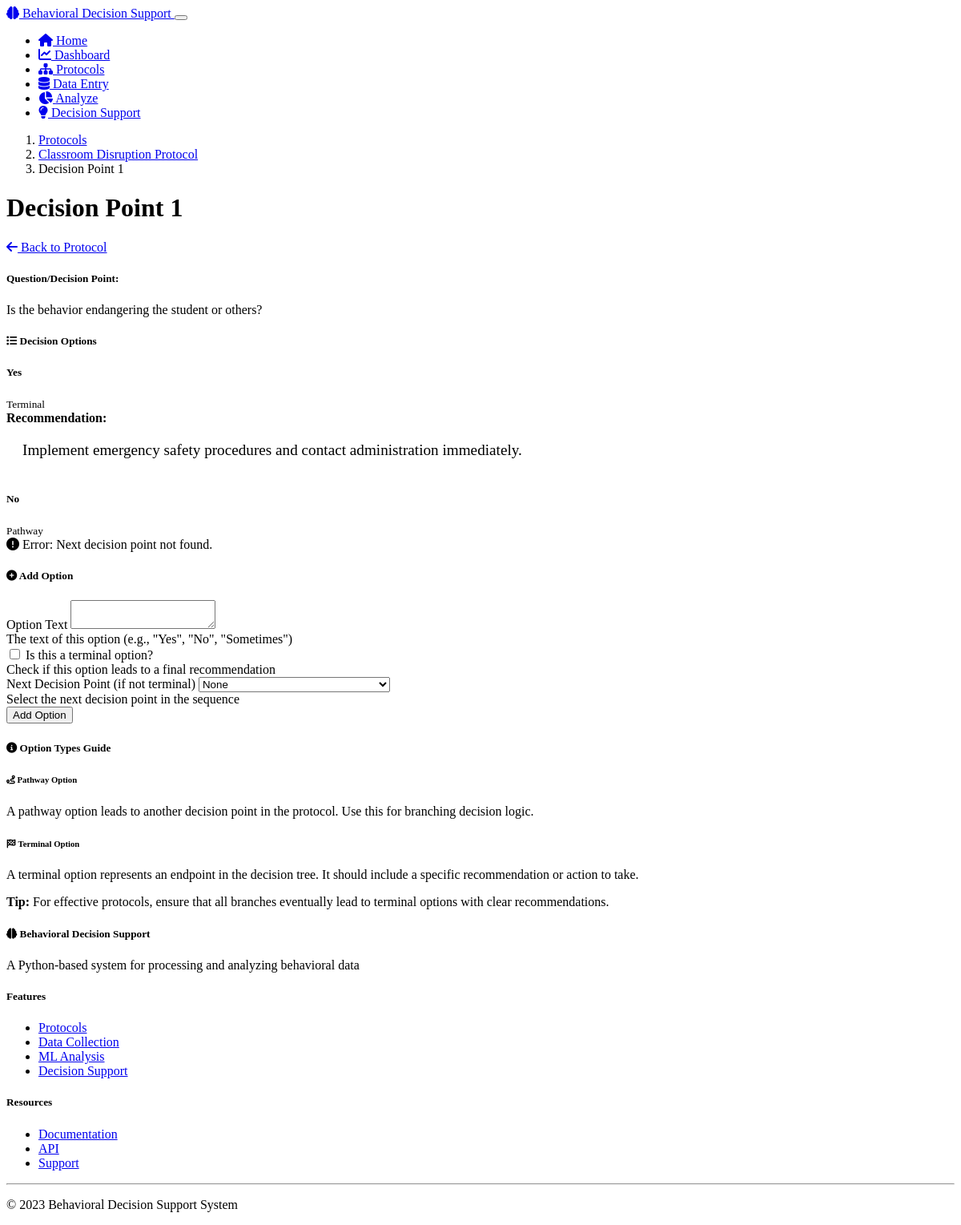
/decision_points/1, run on the app's committed database.
### models.py (models this page shows, shortened)
class Protocol(db.Model):
    id = db.Column(db.Integer, primary_key=True)
    name = db.Column(db.String(100), nullable=False)
    description = db.Column(db.Text, nullable=True)
    category = db.Column(db.String(50), nullable=True)
    created_at = db.Column(db.DateTime, default=datetime.utcnow)
    updated_at = db.Column(db.DateTime, default=datetime.utcnow, onupdate=datetime.utcnow)
    decision_points = db.relationship('DecisionPoint', backref='protocol', lazy=True)

class DecisionPoint(db.Model):
    id = db.Column(db.Integer, primary_key=True)
    protocol_id = db.Column(db.Integer, db.ForeignKey('protocol.id'), nullable=False)
    question = db.Column(db.Text, nullable=False)
    order = db.Column(db.Integer, nullable=False)
    created_at = db.Column(db.DateTime, default=datetime.utcnow)
    options = db.relationship(
        'DecisionOption',
        foreign_keys='DecisionOption.decision_point_id',
        backref='decision_point',
        lazy=True
    )

class DecisionOption(db.Model):
    id = db.Column(db.Integer, primary_key=True)
    decision_point_id = db.Column(db.Integer, db.ForeignKey('decision_point.id'), nullable=False)
    text = db.Column(db.Text, nullable=False)
    next_decision_id = db.Column(db.Integer, db.ForeignKey('decision_point.id'), nullable=True)
    is_terminal = db.Column(db.Boolean, default=False)
    recommendation = db.Column(db.Text, nullable=True)
    next_decision = db.relationship(
        'DecisionPoint',
        foreign_keys=[next_decision_id],
        backref=db.backref('previous_options', lazy=True)
    )

### routes.py (the view)
@app.route('/decision_points/<int:dp_id>', methods=['GET'])
def decision_point_detail(dp_id):
    decision_point = DecisionPoint.query.get_or_404(dp_id)
    protocol = Protocol.query.get_or_404(decision_point.protocol_id)
    options = DecisionOption.query.filter_by(decision_point_id=dp_id).all()
    form = DecisionOptionForm()
    other_dps = DecisionPoint.query.filter_by(protocol_id=protocol.id).filter(DecisionPoint.id != dp_id).all()
    form.next_decision_id.choices = [(0, 'None')] + [(dp.id, f"{dp.order}. {dp.question[:30]}...") for dp in other_dps]
    return render_template('decision_point_detail.html',
                          decision_point=decision_point,
                          protocol=protocol,
                          options=options,
                          form=form,
                          title=f"Decision Point: {decision_point.question[:30]}...")

### forms.py
class DecisionOptionForm(FlaskForm):
    text = TextAreaField('Option Text', validators=[DataRequired(), Length(min=1, max=500)])
    is_terminal = BooleanField('Is this a terminal option?')
    recommendation = TextAreaField('Recommendation (if terminal)', validators=[Optional(), Length(max=1000)])
    next_decision_id = SelectField('Next Decision Point (if not terminal)', coerce=int, validators=[Optional()])
    submit = SubmitField('Add Option')

### templates/decision_point_detail.html (shortened to what this page needs)
{% extends "layout.html" %}
{% block content %}
<div class="row mb-4">
    <div class="col-md-12">
        <nav aria-label="breadcrumb">
            <ol class="breadcrumb">
                <li class="breadcrumb-item"><a href="{{ url_for('protocols') }}">Protocols</a></li>
                <li class="breadcrumb-item"><a href="{{ url_for('protocol_detail', protocol_id=protocol.id) }}">{{ protocol.name }}</a></li>
                <li class="breadcrumb-item active" aria-current="page">Decision Point {{ decision_point.order }}</li>
            </ol>
        </nav>
        <div class="d-flex justify-content-between align-items-center">
            <h1 class="mb-3">Decision Point {{ decision_point.order }}</h1>
            <div>
                <a href="{{ url_for('protocol_detail', protocol_id=protocol.id) }}" class="btn btn-outline-secondary">
                    <i class="fas fa-arrow-left me-1"></i> Back to Protocol
                </a>
            </div>
        </div>
        <div class="alert alert-info">
            <h5 class="alert-heading">Question/Decision Point:</h5>
            <p class="mb-0">{{ decision_point.question }}</p>
        </div>
    </div>
</div>
<div class="row">
    <div class="col-md-8 mb-4">
        <div class="card">
            <div class="card-header d-flex justify-content-between align-items-center">
                <h5 class="mb-0"><i class="fas fa-list me-2"></i> Decision Options</h5>
            </div>
            <div class="card-body">
                {% if options %}
                <div class="list-group">
                    {% for option in options %}
                    <div class="list-group-item list-group-item-action">
                        <div class="d-flex w-100 justify-content-between">
                            <h5 class="mb-1">{{ option.text }}</h5>
                            <small>
                                <span class="badge bg-{{ 'success' if option.is_terminal else 'primary' }}">
                                    {{ 'Terminal' if option.is_terminal else 'Pathway' }}
                                </span>
                            </small>
                        </div>
                        {% if option.is_terminal %}
                            {% if option.recommendation %}
                            <div class="mt-2 mb-2">
                                <strong>Recommendation:</strong>
                                <div class="recommendation-text mt-2">
                                    {{ option.recommendation }}
                                </div>
                            </div>
                            {% else %}
                            <div class="mt-2 mb-2 text-warning">
                                <i class="fas fa-exclamation-triangle me-2"></i> No recommendation specified for this terminal option.
                            </div>
                            {% endif %}
                        {% else %}
                            {% if option.next_decision_id %}
                                {% set next_dp = decision_points|selectattr('id', 'equalto', option.next_decision_id)|first %}
                                {% if next_dp %}
                                <div class="mt-2 mb-2">
                                    <strong>Leads to:</strong> Decision Point {{ next_dp.order }}
                                    <div class="text-muted mt-1">{{ next_dp.question }}</div>
                                </div>
                                {% else %}
                                <div class="mt-2 mb-2 text-danger">
                                    <i class="fas fa-exclamation-circle me-2"></i> Error: Next decision point not found.
                                </div>
                                {% endif %}
                            {% else %}
                            <div class="mt-2 mb-2 text-warning">
                                <i class="fas fa-exclamation-triangle me-2"></i> No next decision point specified.
                            </div>
                            {% endif %}
                        {% endif %}
                    </div>
                    {% endfor %}
                </div>
                {% else %}
                <div class="alert alert-warning">
                    <i class="fas fa-exclamation-triangle me-2"></i> This decision point has no options.
                    Add at least one option using the form on the right.
                </div>
                {% endif %}
            </div>
        </div>
    </div>
    <div class="col-md-4 mb-4">
        <div class="card">
            <div class="card-header">
                <h5 class="mb-0"><i class="fas fa-plus-circle me-2"></i> Add Option</h5>
            </div>
            <div class="card-body">
                <form method="POST" action="{{ url_for('add_option', dp_id=decision_point.id) }}">
                    <div class="mb-3">
                        <label for="text" class="form-label">{{ form.text.label }}</label>
                        {{ form.text(class="form-control" + (" is-invalid" if form.text.errors else ""), rows=2) }}
                        <div class="form-text">The text of this option (e.g., "Yes", "No", "Sometimes")</div>
                    </div>
                    <div class="mb-3 form-check">
                        {{ form.is_terminal(class="form-check-input" + (" is-invalid" if form.is_terminal.errors else "")) }}
                        <label class="form-check-label" for="is_terminal">{{ form.is_terminal.label }}</label>
                        <div class="form-text">Check if this option leads to a final recommendation</div>
                    </div>
                    <div id="next_decision-field" class="mb-3">
                        <label for="next_decision_id" class="form-label">{{ form.next_decision_id.label }}</label>
                        {{ form.next_decision_id(class="form-select" + (" is-invalid" if form.next_decision_id.errors else "")) }}
                        <div class="form-text">Select the next decision point in the sequence</div>
                    </div>
                    {{ form.submit(class="btn btn-primary w-100") }}
                </form>
            </div>
        </div>
        <div class="card mt-4">
            <div class="card-header">
                <h5 class="mb-0"><i class="fas fa-info-circle me-2"></i> Option Types Guide</h5>
            </div>
            <div class="card-body">
                <div class="mb-3">
                    <h6><i class="fas fa-route text-primary me-2"></i> Pathway Option</h6>
                    <p class="small">
                        A pathway option leads to another decision point in the protocol.
                        Use this for branching decision logic.
                    </p>
                </div>
                <div class="mb-3">
                    <h6><i class="fas fa-flag-checkered text-success me-2"></i> Terminal Option</h6>
                    <p class="small">
                        A terminal option represents an endpoint in the decision tree.
                        It should include a specific recommendation or action to take.
                    </p>
                </div>
                <div class="alert alert-light small">
                    <strong>Tip:</strong> For effective protocols, ensure that all branches eventually lead to terminal options with clear recommendations.
                </div>
            </div>
        </div>
    </div>
</div>
{% endblock %}

### static/css/custom.css (style rules this page uses)
.recommendation-text { font-size: 1.2rem; padding: 20px; border-radius: 5px; background-color: var(--bs-primary-bg-subtle); border-left: 5px solid var(--bs-primary); }

### data on the page
Protocol: name "Classroom Disruption Protocol"
DecisionPoint: order "1", question "Is the behavior endangering the student or others?"
DecisionOption: text "Yes", is_terminal "Terminal", recommendation "Implement emergency safety procedures and contact administration immediately."
DecisionOption: text "No", is_terminal "Pathway", shows "Error: Next decision point not found."
